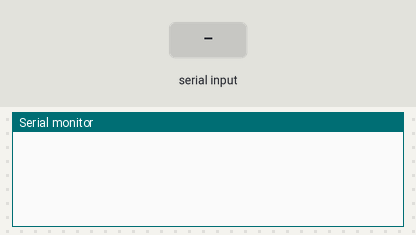
Simulated run of this sketch. Board: Arduino Uno, built with avr-gcc and run on an emulated ATmega328P. Parts: the last lines printed to the serial monitor. The inputs (shaded band) are chosen by the test bench. EEPROM starts erased.

Above: at 1.2 s.
1.3 s: "w90\n" received over Serial
At 3.3 s:
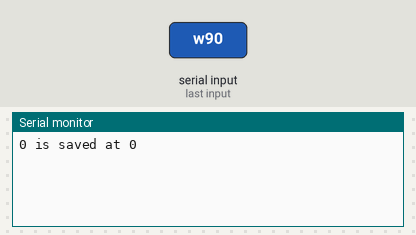
3.8 s: "r90\n" received over Serial
At 5.2 s:
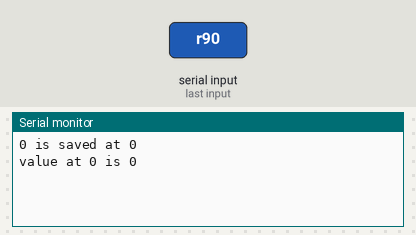

Measured:
- after the input at 1.3 s, the serial monitor: prints a new line after 1.0 s (image 1)
- after the input at 3.8 s, the serial monitor: prints a new line after 1.0 s (image 2)

The sketch:

corsera.ino
```cpp
#include <EEPROM.h>
int b,i,address,value,memval;
String input="",add="",val="";
char phrase[17];


void setup()
{
  Serial.begin(9600);

}


void loop() {

while(Serial.available()){


  input=Serial.readString();
  b=input.length();


  input.toCharArray(phrase, b+1);

  char *token =strtok(phrase, " ");
  i=0;
  while(token != NULL)
    {
     i++;
     token = strtok(NULL, " ");
     if (i==1) add=token;
     if (i==2) val=token;
    }

  address=add.toInt();
  value=val.toInt();


if (phrase[0]=='w') { EEPROM.write(address, value); Serial.print(String(memval)+ " is saved at " +String(address));Serial.print("\n");}
if (phrase[0]=='r') { memval = EEPROM.read(address);Serial.print("value at " + String(address) + " is " + String(memval));Serial.print("\n");}

}

}
```
